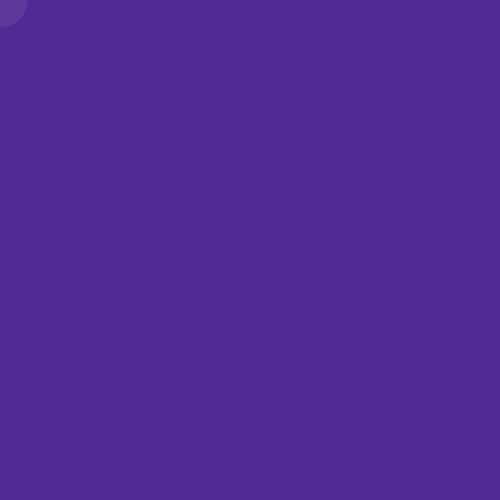
Frame 1 (no input)
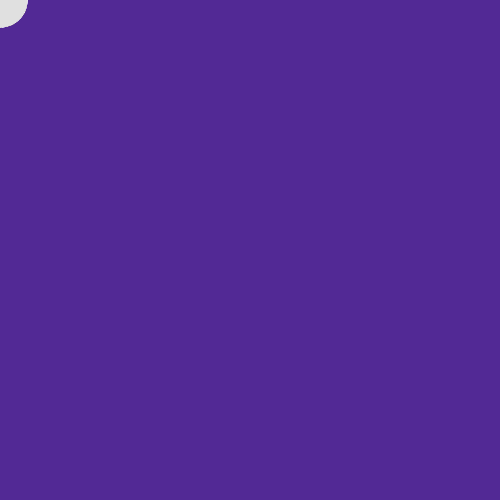
Frame 60 (the mouse pressed at the canvas centre just before this capture)
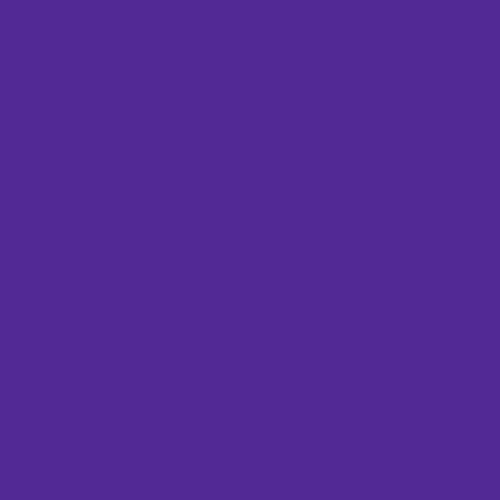
Frame 120 (the mouse held since frame 60 and released just before this capture)

The Processing sketch that drew these frames (run headless with seeded random() and noise(); from frame 60 on, the mouse is pressed at the canvas centre):

// Processing sketch: processing_12166
// ── processing_12166.pde

//shadow by Amy Zhen
// September 17, 2010
void setup()
{
  size(500, 500);
  background(82, 41, 149);
  smooth();
}

void draw()
{
  fill(225, 20);
  noStroke();
  ellipse(mouseX, mouseY, 55, 55);
  
  if(mousePressed)
  {
    background(82, 41, 149);
  }
}
